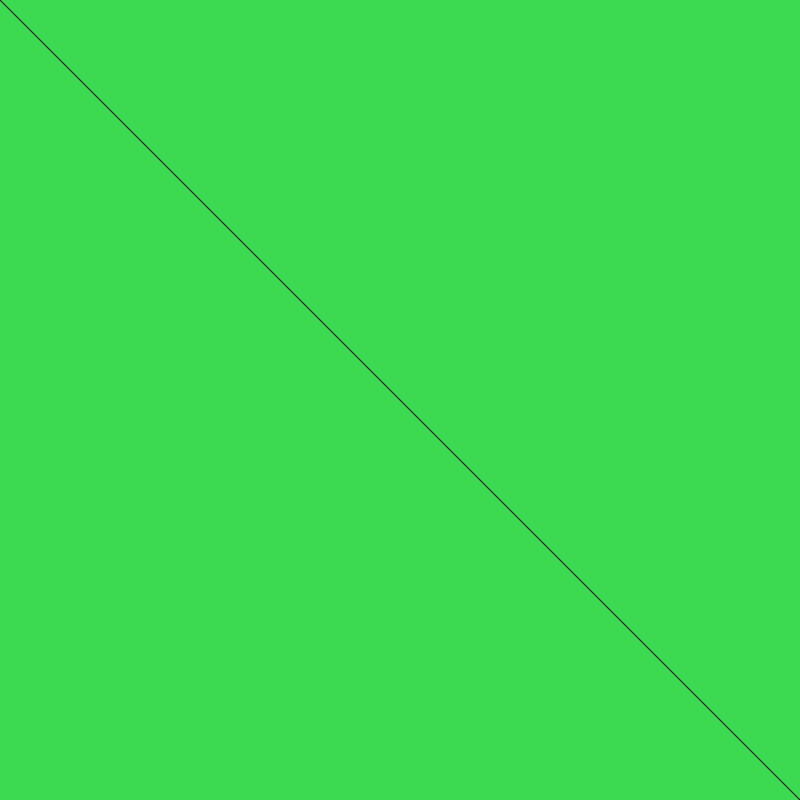
Frame 1 (no input)
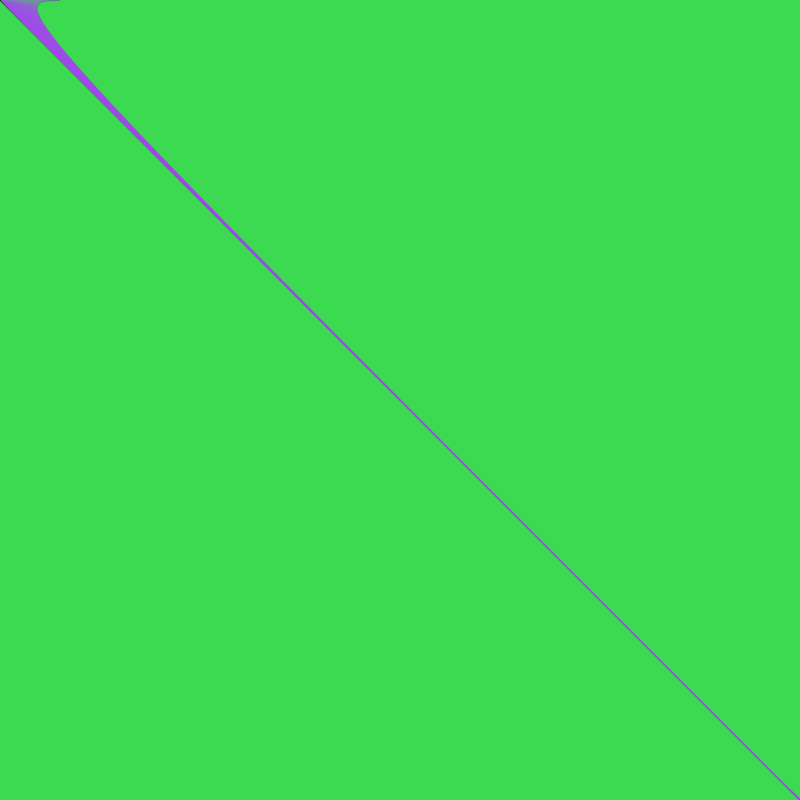
Frame 60 (the mouse pressed at the canvas centre just before this capture)
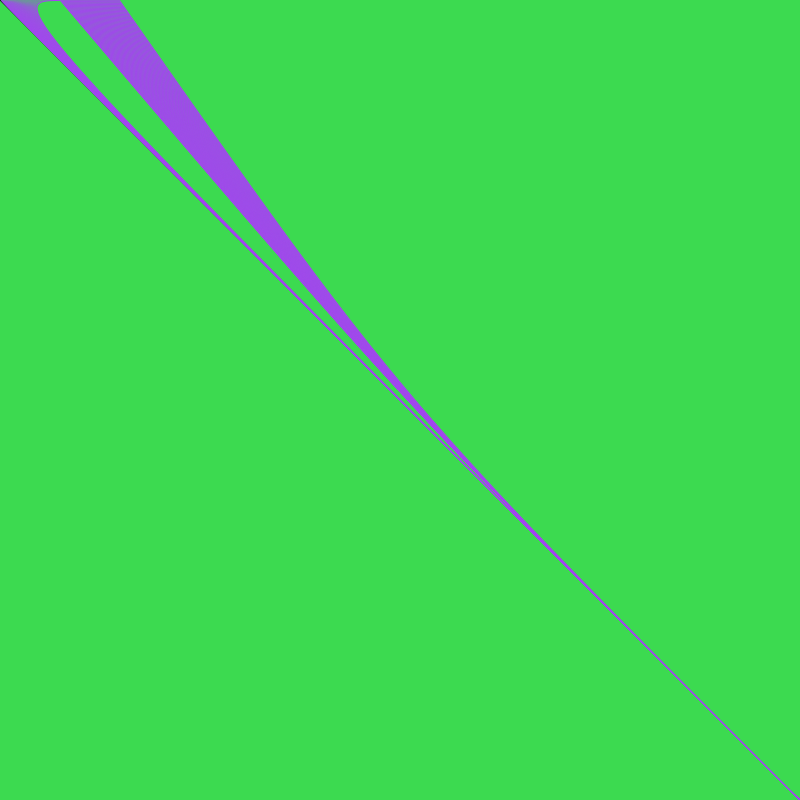
Frame 120 (the mouse held since frame 60 and released just before this capture)

The Processing sketch that drew these frames (run headless with seeded random() and noise(); from frame 60 on, the mouse is pressed at the canvas centre):

// Processing sketch: processing_182492
// ── processing_182492.pde

int x;
int y;
color c1 = color(random(255), random(255), random(255));
color c2 = color(random(255), random(255), random(255));
void setup() {
  size(800, 800);
  background(c2);
  y = 800;
}
void draw() {
  bezier(x, 0, mouseX, mouseY, mouseX, mouseY, 800, y);
  fill(c1);
  if ( x < width){ 
    x+=1;
  } else{
    y-=1;
  }
stroke(c1);
fill(c2);
}
  void mousePressed() {
    background(random(255), random(255), random(255)); 
    fill(c1);
  }
